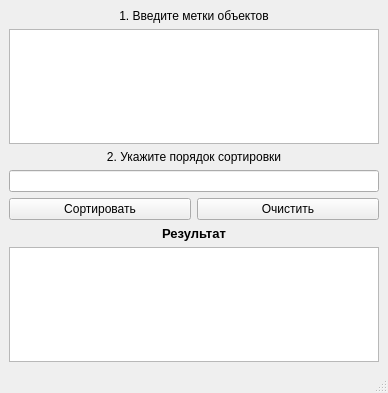
<?xml version="1.0" encoding="UTF-8"?>
<ui version="4.0">
 <class>MainWindow</class>
 <widget class="QMainWindow" name="MainWindow">
  <property name="geometry">
   <rect>
    <x>0</x>
    <y>0</y>
    <width>388</width>
    <height>393</height>
   </rect>
  </property>
  <property name="windowTitle">
   <string>MainWindow</string>
  </property>
  <widget class="QWidget" name="centralwidget">
   <layout class="QVBoxLayout" name="verticalLayout_2">
    <item>
     <layout class="QVBoxLayout" name="verticalLayout">
      <item>
       <widget class="QLabel" name="label">
        <property name="text">
         <string>1. Введите метки объектов</string>
        </property>
        <property name="alignment">
         <set>Qt::AlignCenter</set>
        </property>
       </widget>
      </item>
      <item>
       <widget class="QPlainTextEdit" name="plainTextEdit"/>
      </item>
      <item>
       <widget class="QLabel" name="label_2">
        <property name="text">
         <string>2. Укажите порядок сортировки</string>
        </property>
        <property name="alignment">
         <set>Qt::AlignCenter</set>
        </property>
       </widget>
      </item>
      <item>
       <widget class="QLineEdit" name="lineEdit"/>
      </item>
      <item>
       <layout class="QHBoxLayout" name="horizontalLayout_2">
        <item>
         <widget class="QPushButton" name="sort">
          <property name="text">
           <string>Сортировать</string>
          </property>
         </widget>
        </item>
        <item>
         <widget class="QPushButton" name="clear">
          <property name="text">
           <string>Очистить</string>
          </property>
         </widget>
        </item>
       </layout>
      </item>
      <item>
       <widget class="QLabel" name="label_3">
        <property name="font">
         <font>
          <pointsize>10</pointsize>
          <weight>75</weight>
          <bold>true</bold>
         </font>
        </property>
        <property name="layoutDirection">
         <enum>Qt::LeftToRight</enum>
        </property>
        <property name="text">
         <string>Результат</string>
        </property>
        <property name="alignment">
         <set>Qt::AlignCenter</set>
        </property>
       </widget>
      </item>
      <item>
       <widget class="QPlainTextEdit" name="plainTextEdit_2">
        <property name="enabled">
         <bool>true</bool>
        </property>
        <property name="readOnly">
         <bool>true</bool>
        </property>
       </widget>
      </item>
     </layout>
    </item>
   </layout>
  </widget>
  <widget class="QStatusBar" name="statusbar"/>
 </widget>
 <resources/>
 <connections/>
</ui>
